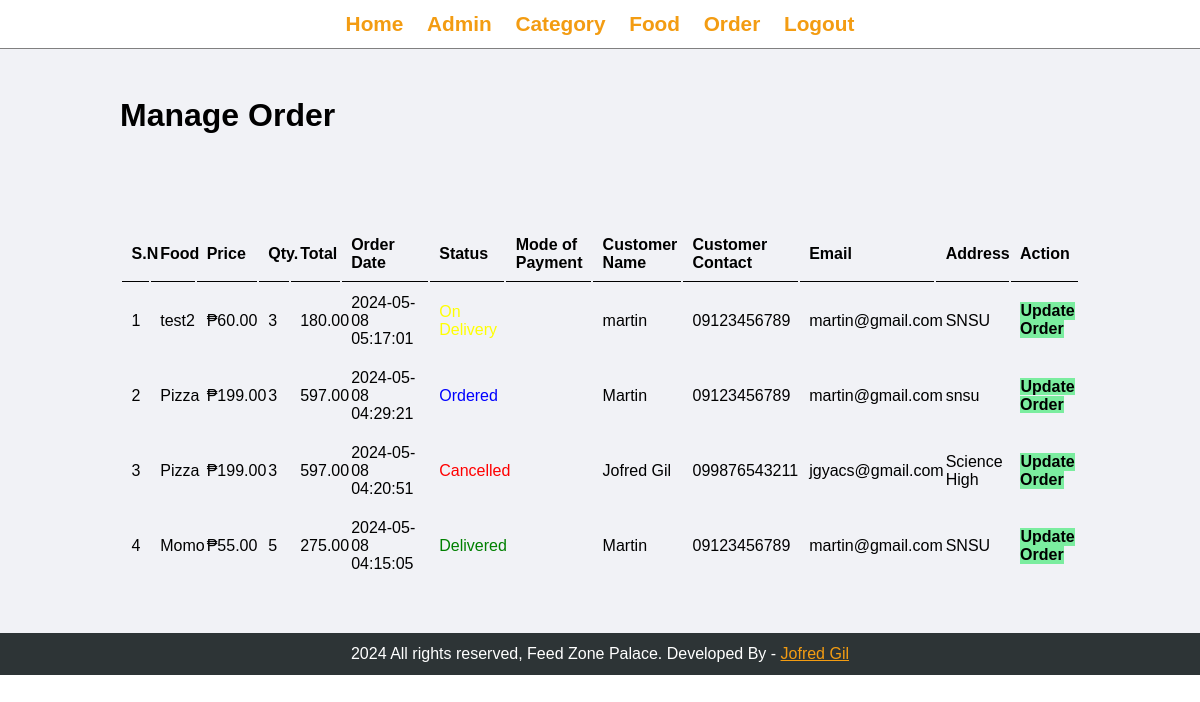
Page /admin/manage-order.php (signed in) on the committed database.
### tables this page shows
CREATE TABLE `tbl_order` (
  `id` int(10) UNSIGNED NOT NULL,
  `food` varchar(150) NOT NULL,
  `price` decimal(10,2) NOT NULL,
  `qty` int(11) NOT NULL,
  `total` decimal(10,2) NOT NULL,
  `order_date` datetime NOT NULL,
  `status` varchar(50) NOT NULL,
  `customer_name` varchar(150) NOT NULL,
  `customer_contact` varchar(20) NOT NULL,
  `customer_email` varchar(150) NOT NULL,
  `customer_address` varchar(255) NOT NULL
);

### admin/manage-order.php (the view, shortened to what this page needs)
<?php include('partials/menu.php'); ?>
<div class="main-content">
    <div class="wrapper">
        <h1>Manage Order</h1>
                <br /><br /><br />
        <br><br>
                <table class="tbl-full">
                    <tr>
                        <th>S.N</th>
                        <th>Food</th>
                        <th>Price</th>
                        <th>Qty.</th>
                        <th>Total</th>
                        <th>Order Date</th>
                        <th>Status</th>
                        <th>Mode of Payment</th>
                        <th>Customer Name</th>
                        <th>Customer Contact</th>
                        <th>Email</th>
                        <th>Address</th>
                        <th>Action</th>
                    </tr>
                    <?php
                        $sql = "SELECT * FROM tbl_order ORDER BY id DESC";
                        $res = mysqli_query($conn, $sql);
                        $count = mysqli_num_rows($res);
                        $sn=1;
                        if($count>0)
                        {
                            while($row=mysqli_fetch_assoc($res))
                            {
                                $id = $row['id'];
                                $food=$row['food'];
                                $price=$row['price'];
                                $qty = $row['qty'];
                                $total = $row['total'];
                                $order_date = $row['order_date'];
                                $status=$row['status'];
                                $customer_name=$row['customer_name'];
                                $customer_contact = $row['customer_contact'];
                                $customer_email = $row['customer_email'];
                                $customer_address = $row['customer_address'];
                                ?>
                                    <tr>
                                        <td><?php echo $sn++; ?></td>
                                        <td><?php echo $food; ?></td>
                                        <td>₱<?php echo $price; ?></td>
                                        <td><?php echo $qty; ?></td>
                                        <td><?php echo $total; ?></td>
                                        <td><?php echo $order_date; ?></td>
                                        <td>
                                            <?php
                                                if($status=="Ordered")
                                                {
                                                    echo "<label style='color: blue; '>$status</label>";
                                                }
                                                elseif($status=="On Delivery")
                                                {
                                                    echo "<label style='color: yellow; '>$status</label>";
                                                }
                                                elseif($status=="Delivered")
                                                {
                                                    echo "<label style='color: green; '>$status</label>";
                                                }
                                                elseif($status=="Cancelled")
                                                {
                                                    echo "<label style='color: red; '>$status</label>";
                                                }
                                            ?>
                                        </td>
                                        <td>
                                        </td>
                                        <td><?php echo $customer_name; ?></td>
                                        <td><?php echo $customer_contact; ?></td>
                                        <td><?php echo $customer_email; ?></td>
                                        <td><?php echo $customer_address; ?></td>
                                        <td>
                                            <a href="<?php echo SITEURL; ?>admin/update-order.php?id=<?php echo $id; ?>" class="btn-secondary">Update Order</a>
                                        </td>
                                    </tr>
                                <?php
                            }
                        }
                        else
                        {
                            echo "<td colspan='7'>No orders found</td>";
                        }
                    ?>
                </table>
    </div>
</div>
<?php include('partials/footer.php'); ?>

### css/admin.css (style rules this page uses)
* { margin: 0; padding: 0; font-family: Arial, Helvetica, sans-serif; }
.wrapper { padding: 1%; width: 80%; margin: 0 auto; }
.tbl-full { width: 100%; }
table tr th { border-bottom: 1px solid black; padding: 1%; text-align: left; }
table tr td { padding: 1%; }
.btn-secondary { background-color: #7bed9f; padding: 1%; color: black; text-decoration: none; font-weight: bold; }
.main-content { background-color: #f1f2f6; padding: 3% 0; }

### rows in the picture
tbl_order: food "test2", price "60.00", qty "3", total "180.00", order_date "2024-05-08 05:17:01", customer_name "martin", customer_contact "09123456789", customer_email "martin@gmail.com", customer_address "SNSU"
tbl_order: food "Pizza", price "199.00", qty "3", total "597.00", order_date "2024-05-08 04:29:21", status "Ordered", customer_name "Martin", customer_contact "09123456789", customer_email "martin@gmail.com", customer_address "snsu"
tbl_order: food "Pizza", price "199.00", qty "3", total "597.00", order_date "2024-05-08 04:20:51", status "Cancelled", customer_name "Jofred Gil", customer_contact "099876543211", customer_email "jgyacs@gmail.com", customer_address "Science High"
tbl_order: food "Momo", price "55.00", qty "5", total "275.00", order_date "2024-05-08 04:15:05", status "Delivered", customer_name "Martin", customer_contact "09123456789", customer_email "martin@gmail.com", customer_address "SNSU"
